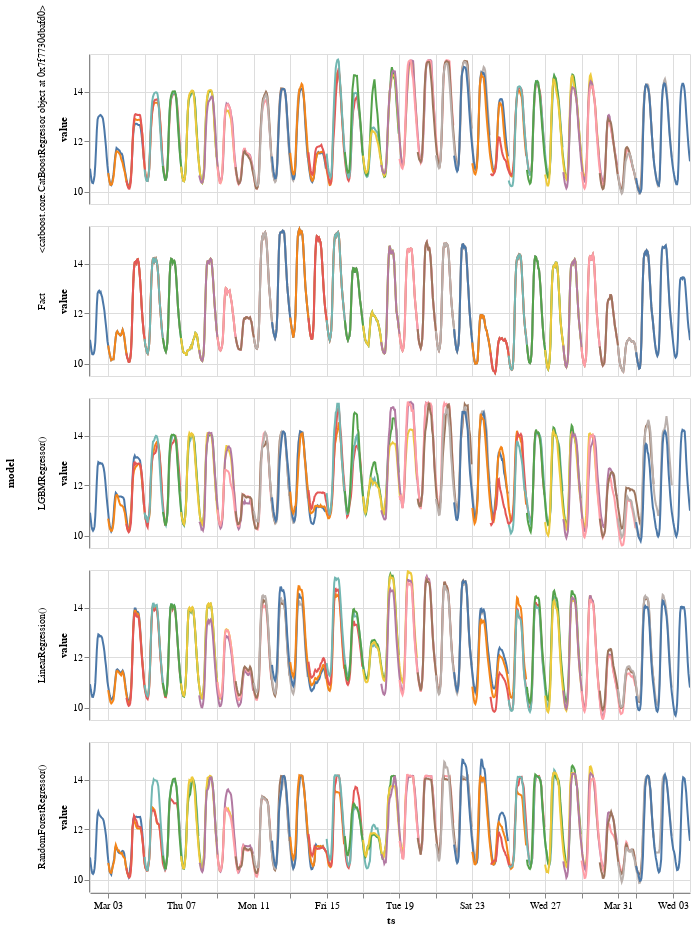

This figure's notebook cell:
### Code cell
alt.data_transformers.disable_max_rows()

alt.Chart(optimization_df).mark_line().encode(
    x='ts:T',
    y=alt.Y('value:Q',scale=alt.Scale(zero=False)),
    color=alt.Color('prediction_date:N', legend=None),
    row='model:N'
).properties(width=600, height=150).interactive()

### Figure 1 — Vega-Lite specification as saved in the notebook (floating-point values rounded to 4 significant figures; data arrays with more than 128 entries replaced by an {"elided": "..."} marker saying what was removed)
{"config": {"view": {"continuousWidth": 400, "continuousHeight": 300}}, "data": {"name": "data-8bc46e6d9d10b4c82c59de779890afef"}, "mark": "line", "encoding": {"color": {"type": "nominal", "field": "prediction_date", "legend": null}, "row": {"type": "nominal", "field": "model"}, "x": {"type": "temporal", "field": "ts"}, "y": {"type": "quantitative", "field": "value", "scale": {"zero": false}}}, "height": 150, "selection": {"selector004": {"type": "interval", "bind": "scales", "encodings": ["x", "y"]}}, "width": 600, "$schema": "https://vega.github.io/schema/vega-lite/v4.8.1.json", "datasets": {"data-8bc46e6d9d10b4c82c59de779890afef": {"elided": "11160 records"}}}
